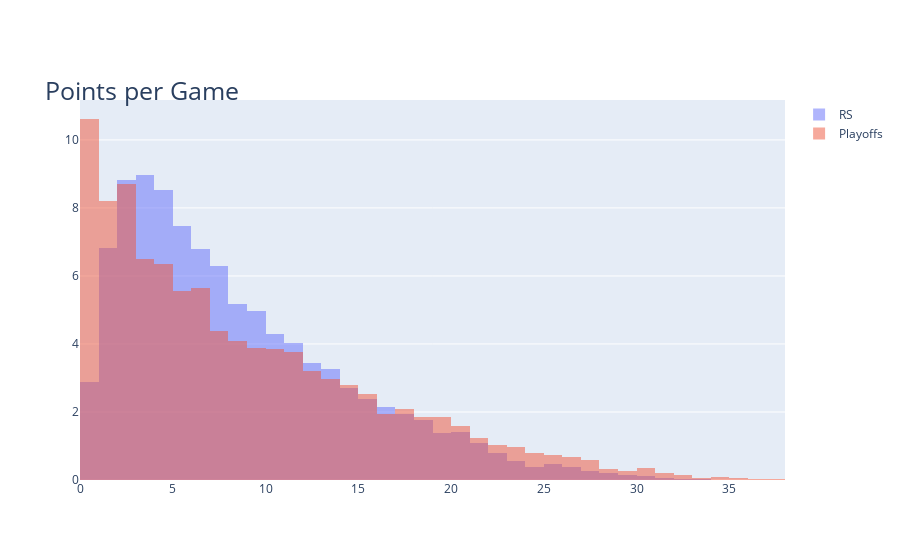

The cell this chart's notebook holds for it:
### Code cell
fig = go.Figure()
fig.add_trace(go.Histogram(x=rs_df['PTS']/rs_df['GP'], histnorm='percent', name='RS',
                           xbins={'start':0,'end':38,'size':1}))
fig.add_trace(go.Histogram(x= playoff_df['PTS']/playoff_df['GP'], histnorm='percent',
                           name='Playoffs', xbins={'start':0,'end':38,'size':1}))
fig.update_layout(barmode='overlay')
fig.update_layout(
    title=dict(text="Points per Game", font=dict(size=25), automargin=True, yref='paper')
)
fig.update_traces(opacity=0.5)
fig.show()

### Figure 1 — Plotly figure (JSON) as saved in the notebook; plotly's stock layout.template omitted (floating-point values rounded to 4 significant figures; data arrays with more than 128 entries replaced by an {"elided": "..."} marker saying what was removed)
{"data": [{"histnorm": "percent", "name": "RS", "opacity": 0.5, "type": "histogram", "x": {"elided": "18705 float values"}, "xbins": {"end": 38, "size": 1, "start": 0}}, {"histnorm": "percent", "name": "Playoffs", "opacity": 0.5, "type": "histogram", "x": {"elided": "8329 float values"}, "xbins": {"end": 38, "size": 1, "start": 0}}], "layout": {"barmode": "overlay", "title": {"automargin": true, "font": {"size": 25}, "text": "Points per Game", "yref": "paper"}}}
